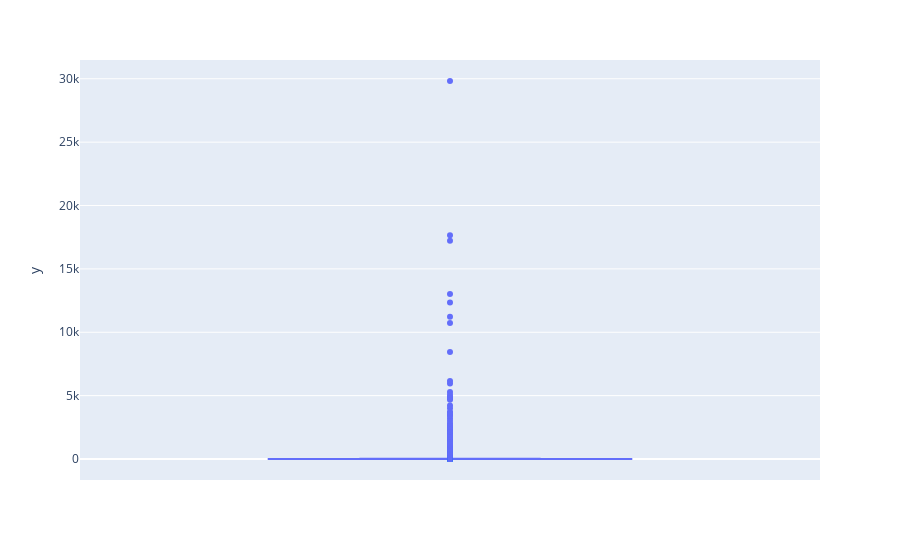
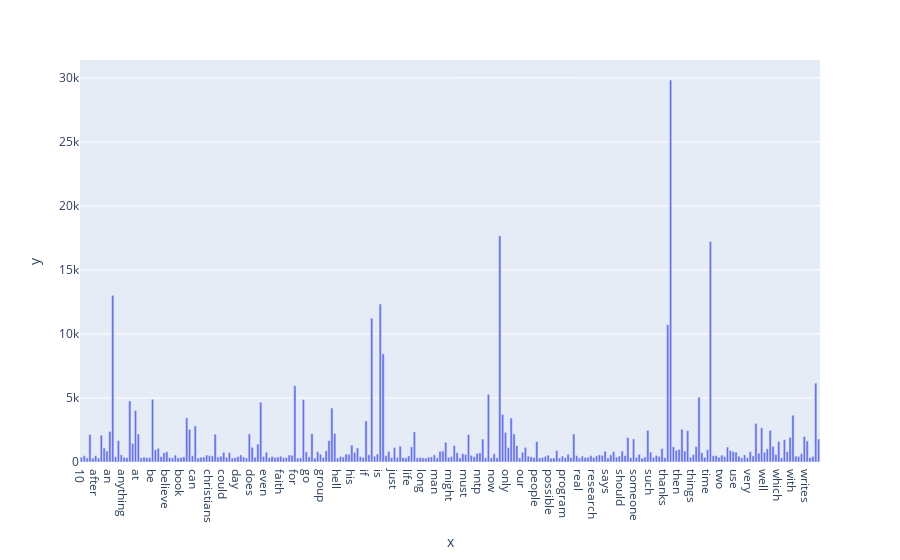

The cell these charts' notebook holds for them, in order:
### Markdown cell above
### >>> **Exercise 14 (take home):** 
The chart above contains all the vocabulary, and it's computationally intensive to both compute and visualize. Can you efficiently reduce the number of terms you want to visualize as an exercise.

### Code cell
# Answer here

#first :used box plot to observe the frequency distribution
#(q1:1 ,q2:2, q3:6, upper fence:13)
fig = px.box(y=term_frequencies)
fig.show()

#second :based on the information from box plot, I decided to filter the frequency>=300 terms to visualize.

frequency = np.asarray(X_counts.sum(axis=0))[0]

idx = []
for i in range(len(frequency)):
    if frequency[i]>=300:
        idx.append(i)
        
feature_names =[]
for j in idx:
    feature_names.append(count_vect.get_feature_names()[j])
    
frequency = [a for a in frequency if a >= 300]

#third :show the plot
g = px.bar(x=feature_names, 
           y=frequency)
g.show()

### Figure 1 — Plotly figure (JSON) as saved in the notebook; plotly's stock layout.template omitted (floating-point values rounded to 4 significant figures; data arrays with more than 128 entries replaced by an {"elided": "..."} marker saying what was removed)
{"data": [{"alignmentgroup": "True", "hovertemplate": "y=%{y}<extra></extra>", "legendgroup": "", "marker": {"color": "#636efa"}, "name": "", "notched": false, "offsetgroup": "", "orientation": "v", "showlegend": false, "type": "box", "x0": " ", "xaxis": "x", "y": {"elided": "35788 int values"}, "y0": " ", "yaxis": "y"}], "layout": {"boxmode": "group", "legend": {"tracegroupgap": 0}, "margin": {"t": 60}, "xaxis": {"anchor": "y", "domain": [0, 1]}, "yaxis": {"anchor": "x", "domain": [0, 1], "title": {"text": "y"}}}}

### Figure 2 — Plotly figure (JSON) as saved in the notebook; plotly's stock layout.template omitted (floating-point values rounded to 4 significant figures; data arrays with more than 128 entries replaced by an {"elided": "..."} marker saying what was removed)
{"data": [{"alignmentgroup": "True", "hovertemplate": "x=%{x}<br>y=%{y}<extra></extra>", "legendgroup": "", "marker": {"color": "#636efa", "pattern": {"shape": ""}}, "name": "", "offsetgroup": "", "orientation": "v", "showlegend": false, "textposition": "auto", "type": "bar", "x": {"elided": "260 str values"}, "xaxis": "x", "y": {"elided": "260 int values"}, "yaxis": "y"}], "layout": {"barmode": "relative", "legend": {"tracegroupgap": 0}, "margin": {"t": 60}, "xaxis": {"anchor": "y", "domain": [0, 1], "title": {"text": "x"}}, "yaxis": {"anchor": "x", "domain": [0, 1], "title": {"text": "y"}}}}
